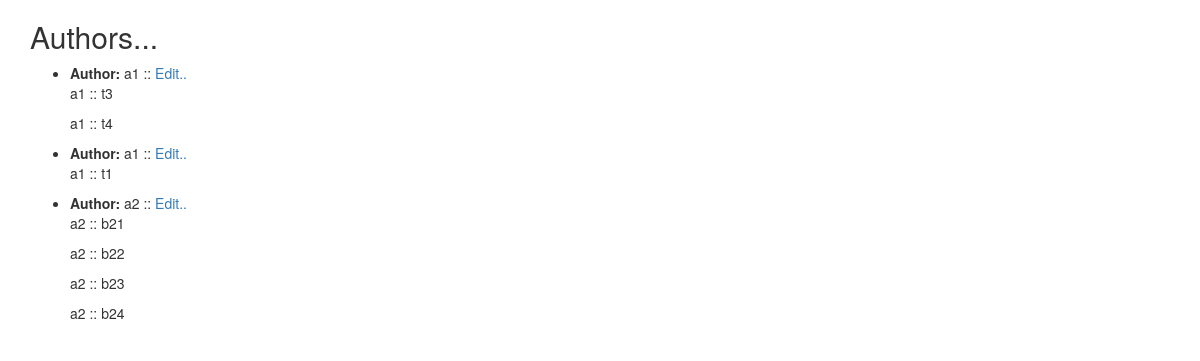
Screenshot of /app2/list with the database file from the repository.
### app2/models.py (models this page shows)
class Author(models.Model):
    name = models.CharField(max_length=100)
    def __str__(self):
        return self.name

class Book(models.Model):
    author = models.ForeignKey(Author,
        on_delete=models.CASCADE,
        related_name="books",
        related_query_name="book")
    title = models.CharField(max_length=100)
    def __str__(self):
        return "{} :: {}".format(self.author, self.title)

### templates/app2/author_list.html
{% extends "base.html" %}
{% block content %}
    <h2>Authors...</h2>
    <ul>
        {% for o in object_list %}
            <li><strong>Author: </strong>{{ o }} :: <a href="{% url 'app2:manage_books_id_author' o.id %}">Edit..</a></li>
              {% for b in o.books.all %}
              <p>
                {{b}}
              </p>
            {% endfor %}
        {% endfor %}
    </ul>
{% endblock %}

### rows the page displays
Author: name "a1"
Book: author+title "a1 :: t3"
Book: author+title "a1 :: t4"
Author: name "a1"
Book: author+title "a1 :: t1"
Author: name "a2"
Book: author+title "a2 :: b21"
Book: author+title "a2 :: b22"
Book: author+title "a2 :: b23"
Book: author+title "a2 :: b24"
